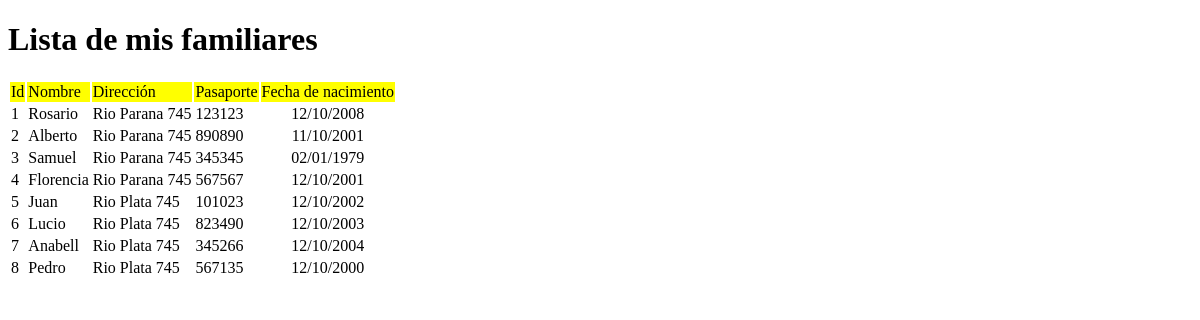
The app's page /mifamilia/, older data.
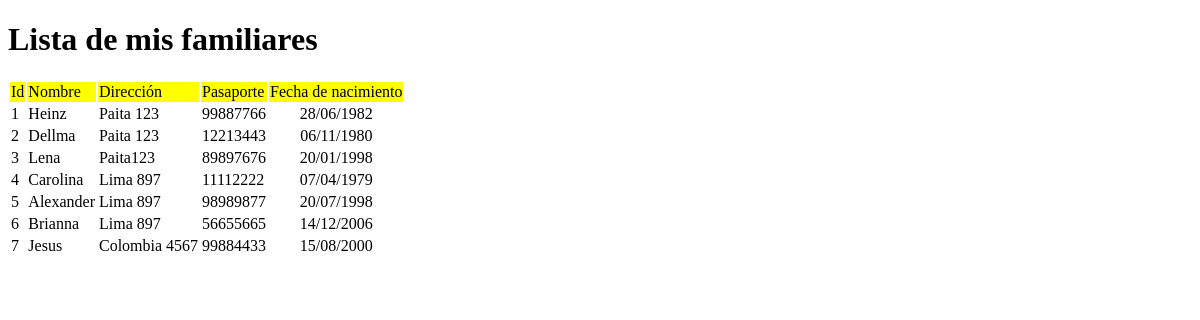
The same page, newer data.
### AppModel/models.py (models this page shows)
class Familiar(models.Model):
    nombres = models.CharField(max_length=100)
    direccion = models.CharField(max_length=200)
    numero_pasaporte = models.IntegerField()
    nacimiento = models.CharField(max_length=10)

### AppModel/views.py (the view)
# urls.py: path('mifamilia/', mostrar_familiares),
def mostrar_familiares(request):
  lista_familiares = Familiar.objects.all()
  return render(request, "AppModel/familiares.html", {"lista_familiares": lista_familiares})

### AppModel/templates/AppModel/familiares.html (shortened to what this page needs)
<!DOCTYPE html>
<html lang="en">
<head>
</head>
<body>
    <h1>Lista de mis familiares</h1>
    <table>
        <tr>
            <td bgcolor="yellow">Id</td>
            <td bgcolor="yellow">Nombre</td>
            <td bgcolor="yellow">Dirección</td>
            <td bgcolor="yellow">Pasaporte</td>
            <td bgcolor="yellow">Fecha de nacimiento</td>
        </tr>
    {% for familiar in lista_familiares %}
        <tr>
            <td>  {{familiar.id}}</td>
            <td>  {{familiar.nombres}}</td>
            <td>  {{familiar.direccion}}</td>
            <td>  {{familiar.numero_pasaporte}}</td>
            <td align="center">  {{familiar.nacimiento}}</td>
        </tr>
    {% endfor %}
    </table>
</body>
</html>

Row changes from the older to the newer data that the page shows:
removed Familiar: id "8", nombres "Pedro", direccion "Rio Plata 745", numero_pasaporte "567135", nacimiento "12/10/2000"
changed Familiar id 1: nombres "Rosario" → "Heinz"; direccion "Rio Parana 745" → "Paita 123"; numero_pasaporte "123123" → "99887766"; nacimiento "12/10/2008" → "28/06/1982"
changed Familiar id 2: nombres "Alberto" → "Dellma"; direccion "Rio Parana 745" → "Paita 123"; numero_pasaporte "890890" → "12213443"; nacimiento "11/10/2001" → "06/11/1980"
changed Familiar id 3: nombres "Samuel" → "Lena"; direccion "Rio Parana 745" → "Paita123"; numero_pasaporte "345345" → "89897676"; nacimiento "02/01/1979" → "20/01/1998"
changed Familiar id 4: nombres "Florencia" → "Carolina"; direccion "Rio Parana 745" → "Lima 897"; numero_pasaporte "567567" → "11112222"; nacimiento "12/10/2001" → "07/04/1979"
changed Familiar id 5: nombres "Juan" → "Alexander"; direccion "Rio Plata 745" → "Lima 897"; numero_pasaporte "101023" → "98989877"; nacimiento "12/10/2002" → "20/07/1998"
changed Familiar id 6: nombres "Lucio" → "Brianna"; direccion "Rio Plata 745" → "Lima 897"; numero_pasaporte "823490" → "56655665"; nacimiento "12/10/2003" → "14/12/2006"
changed Familiar id 7: nombres "Anabell" → "Jesus"; direccion "Rio Plata 745" → "Colombia 4567"; numero_pasaporte "345266" → "99884433"; nacimiento "12/10/2004" → "15/08/2000"
